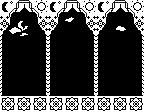

A 2D game scene composited from a Tiled map and its tileset images. What follows is a short description and the map's XML, with every tile layer's data as written:
An orthogonal 18x28 tile map with 8x4 px tiles, 1 tile layer (Capa de Patrones 1).

<map version="1.2" tiledversion="1.2.4" orientation="orthogonal" renderorder="right-down" width="18" height="28" tilewidth="8" tileheight="4" infinite="0" nextlayerid="2" nextobjectid="1">
 <tileset firstgid="1" source="patrones8x4.tsx" />
 <layer id="1" name="Capa de Patrones 1" width="18" height="28">
  <data encoding="csv">
85,86,87,88,89,90,85,86,87,88,89,90,85,86,87,88,89,90,
95,96,97,98,99,100,95,96,97,98,99,100,95,96,97,98,99,100,
105,106,107,108,109,110,105,106,107,108,109,110,105,106,107,108,109,110,
115,116,117,118,119,120,115,116,117,118,119,120,115,116,117,118,119,120,
125,126,141,141,129,130,125,126,183,184,129,130,125,126,141,141,129,130,
135,136,168,169,139,140,135,136,193,194,139,140,135,136,141,141,139,140,
145,177,178,179,149,150,145,146,141,141,149,150,145,146,163,164,149,150,
155,187,188,189,159,160,155,156,141,141,159,160,155,156,173,174,159,160,
165,197,198,199,141,170,165,141,141,141,37,170,165,141,141,141,141,170,
175,141,141,141,141,180,175,141,141,141,141,180,175,141,141,141,141,180,
185,141,141,141,141,190,185,141,141,141,141,190,185,141,141,141,141,190,
195,141,141,141,141,200,195,141,141,141,141,200,195,141,141,141,141,200,
175,141,141,141,141,180,175,141,141,141,141,180,175,141,141,141,141,180,
185,141,141,141,141,190,185,141,141,141,141,190,185,141,141,141,141,190,
195,141,141,141,141,200,195,141,141,141,141,200,195,141,141,141,141,200,
175,141,141,141,141,180,175,141,141,141,141,180,175,141,141,141,141,180,
185,141,141,141,141,190,185,141,141,141,141,190,185,141,141,141,141,190,
195,141,141,141,141,200,195,141,141,141,141,200,195,141,141,141,141,200,
175,141,141,141,141,180,175,141,141,141,141,180,175,141,141,141,141,180,
185,141,141,141,141,190,185,141,141,141,141,190,185,141,141,141,141,190,
195,141,141,141,141,200,195,141,141,141,141,200,195,141,141,141,141,200,
175,141,141,141,141,180,175,141,141,141,141,180,175,141,141,141,141,180,
185,141,141,141,141,190,185,141,141,141,141,190,185,141,141,141,141,190,
195,141,141,141,141,200,195,141,141,141,141,200,195,141,141,141,141,200,
41,42,41,42,41,42,41,42,41,42,41,42,41,42,41,42,41,42,
51,52,51,52,51,52,51,52,51,52,51,52,51,52,51,52,51,52,
61,62,61,62,61,62,61,62,61,62,61,62,61,62,61,62,61,62,
71,72,71,72,71,72,71,72,71,72,71,72,71,72,71,72,71,72
</data>
 </layer>
</map>
